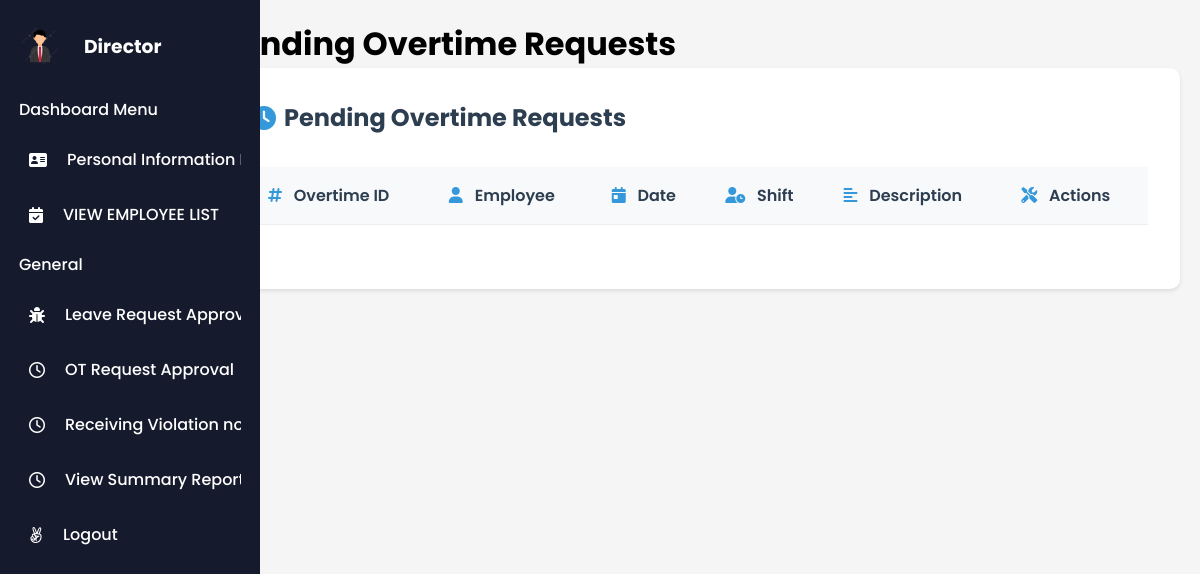
The app's page /index.php?action=viewAllPendingOTRequests (signed in), older data.
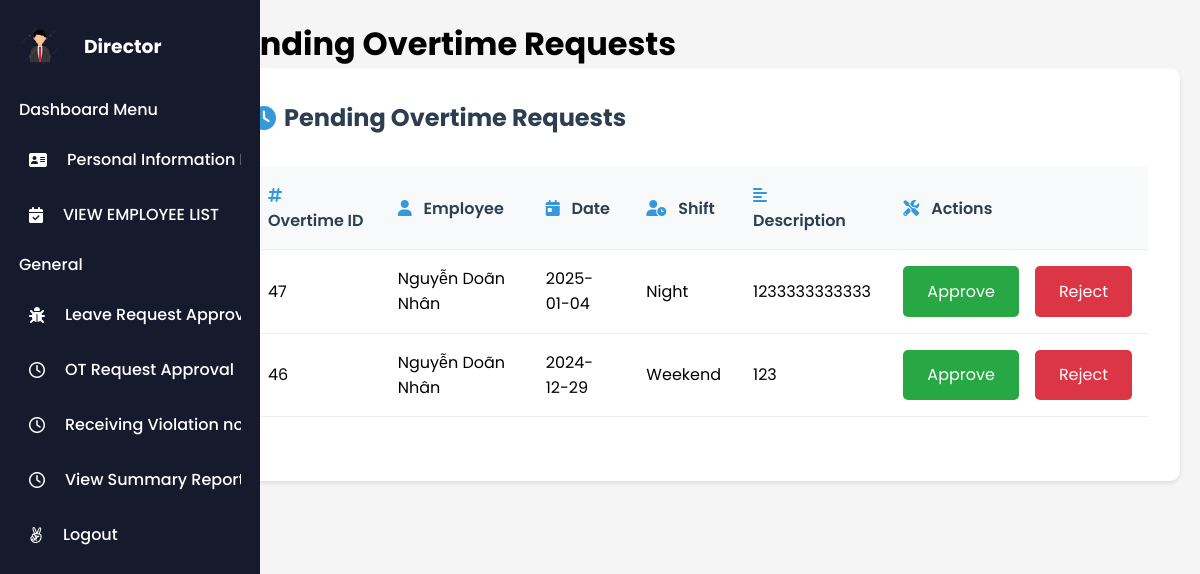
The same page, newer data.
### tables this page shows
CREATE TABLE `ot` (
  `overtimeID` int(11) NOT NULL,
  `employeeID` int(11) NOT NULL,
  `date` date NOT NULL,
  `shift` enum('Weekend','Night','Holiday') NOT NULL,
  `time` decimal(5,2) DEFAULT NULL,
  `description` varchar(255) DEFAULT NULL,
  `status` enum('Pending','Approved','Rejected') NOT NULL DEFAULT 'Pending'
);

CREATE TABLE `employee` (
  `EmployeeID` int(11) NOT NULL,
  `Username` varchar(50) NOT NULL,
  `Password` varchar(100) NOT NULL,
  `FirstName` varchar(50) DEFAULT NULL,
  `LastName` varchar(50) DEFAULT NULL,
  `DateOfBirth` date DEFAULT NULL,
  `Gender` enum('male','female','other') DEFAULT NULL,
  `IdentityNumber` varchar(20) DEFAULT NULL,
  `IdentityIssuedDate` date DEFAULT NULL,
  `IdentityIssuedPlace` varchar(100) DEFAULT NULL,
  `Email` varchar(100) DEFAULT NULL,
  `PhoneNumber` varchar(20) DEFAULT NULL,
  `MaritalStatus` enum('Có gia đình','Độc thân') DEFAULT NULL,
  `Hometown` varchar(100) DEFAULT NULL,
  `PlaceOfBirth` varchar(100) DEFAULT NULL,
  `Nationality` varchar(50) DEFAULT NULL,
  `Role` enum('giam doc','nhan vien','ke toan') DEFAULT NULL,
  `BaseSalary` decimal(15,2) NOT NULL DEFAULT 0.00
);

### controllers/OTController.php (called while the page is built, shortened)
<?php
require_once 'models/OvertimeModel.php';
class OTController {
    private $overtimeModel;
    public function __construct($db) {
        $this->overtimeModel = new OvertimeModel($db);
    }
    public function viewPendingRequests() {
        $requests = $this->overtimeModel->getPendingRequests();
        require 'views/pending_requests.php';
    }
}
?>

### models/OvertimeModel.php (called while the page is built, shortened)
<?php
class OvertimeModel {
    private $pdo;
    public function __construct($pdo) {
        $this->pdo = $pdo;
    }
    public function getPendingRequests() {
        $query = "SELECT ot.*, e.FirstName, e.LastName
                  FROM ot
                  JOIN employee e ON ot.employeeID = e.EmployeeID
                  WHERE ot.status = 'Pending'
                  ORDER BY ot.date DESC";
        $stmt = $this->pdo->prepare($query);
        $stmt->execute();
        return $stmt->fetchAll(PDO::FETCH_ASSOC);
    }
}
?>

### views/pending_requests.php (the view, shortened to what this page needs)
<!DOCTYPE html>
<html lang="en">
<head>
    <link rel="stylesheet" href="assets/css/viewPendingOTRequests.css" />
    <link
      rel="stylesheet"
      href="https://cdnjs.cloudflare.com/ajax/libs/font-awesome/6.0.0-beta3/css/all.min.css"
    />
</head>
<body>
    <?php include 'views/layouts/sidebar_director.php'; ?>
    <div class="main-content">
        <h1>Pending Overtime Requests</h1>
        <div class="overtime-records-container">
            <div class="records-header">
                <h2><i class="fas fa-clock"></i> Pending Overtime Requests</h2>
            </div>
            <div class="records-table">
                <table id="overtimeTable">
                    <thead>
                        <tr>
                            <th><i class="fas fa-hashtag"></i> Overtime ID</th>
                            <th><i class="fas fa-user"></i> Employee</th>
                            <th><i class="fas fa-calendar-day"></i> Date</th>
                            <th><i class="fas fa-user-clock"></i> Shift</th>
                            <th><i class="fas fa-align-left"></i> Description</th>
                            <th><i class="fas fa-tools"></i> Actions</th>
                        </tr>
                    </thead>
                    <tbody>
                        <?php foreach ($requests as $request): ?>
                            <tr>
                                <td><?= $request['overtimeID'] ?></td>
                                <td><?= $request['FirstName'] . ' ' . $request['LastName'] ?></td>
                                <td><?= $request['date'] ?></td>
                                <td><?= $request['shift'] ?></td>
                                <td><?= $request['description'] ?></td>
                                <td>
                                    <div class="header-actions">
                                        <form action="index.php?action=approveRequest" method="POST" style="display: inline-block;">
                                            <button class="new-request-button" type="submit">Approve</button>
                                        </form>
                                        <form action="index.php?action=rejectRequest" method="POST" style="display: inline-block;">
                                            <button class="export-button" type="submit">Reject</button>
                                        </form>
                                    </div>
                                </td>
                            </tr>
                        <?php endforeach; ?>
                    </tbody>
                </table>
            </div>
        </div>
    </div>
</body>
</html>

Row changes from the older to the newer data that the page shows:
added ot: overtimeID "47", employee.FirstName "Nguyễn Doãn", employee.LastName "Nhân", date "2025-01-04", shift "Night", description "1233333333333"
added ot: overtimeID "46", employee.FirstName "Nguyễn Doãn", employee.LastName "Nhân", date "2024-12-29", shift "Weekend", description "123"
